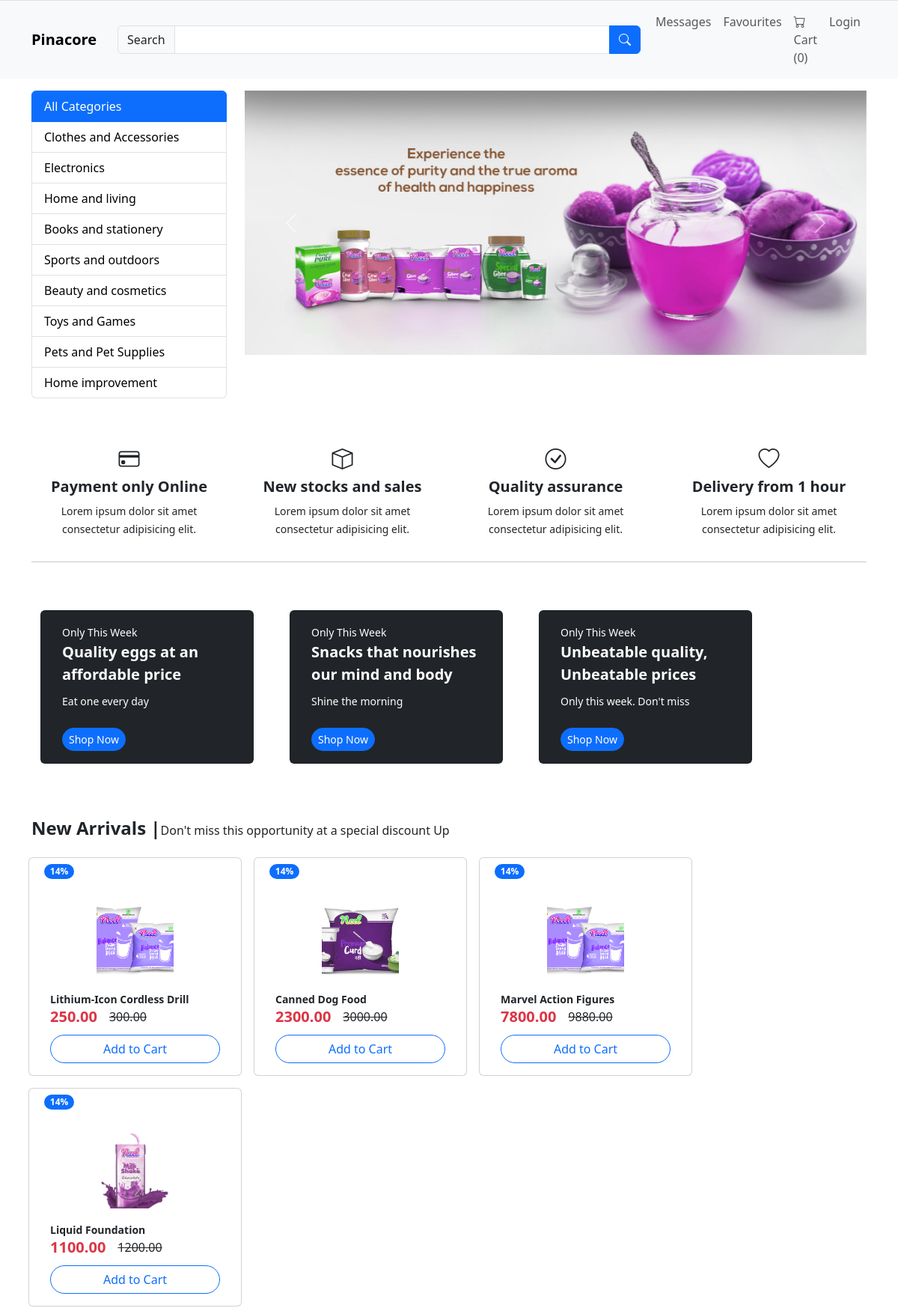
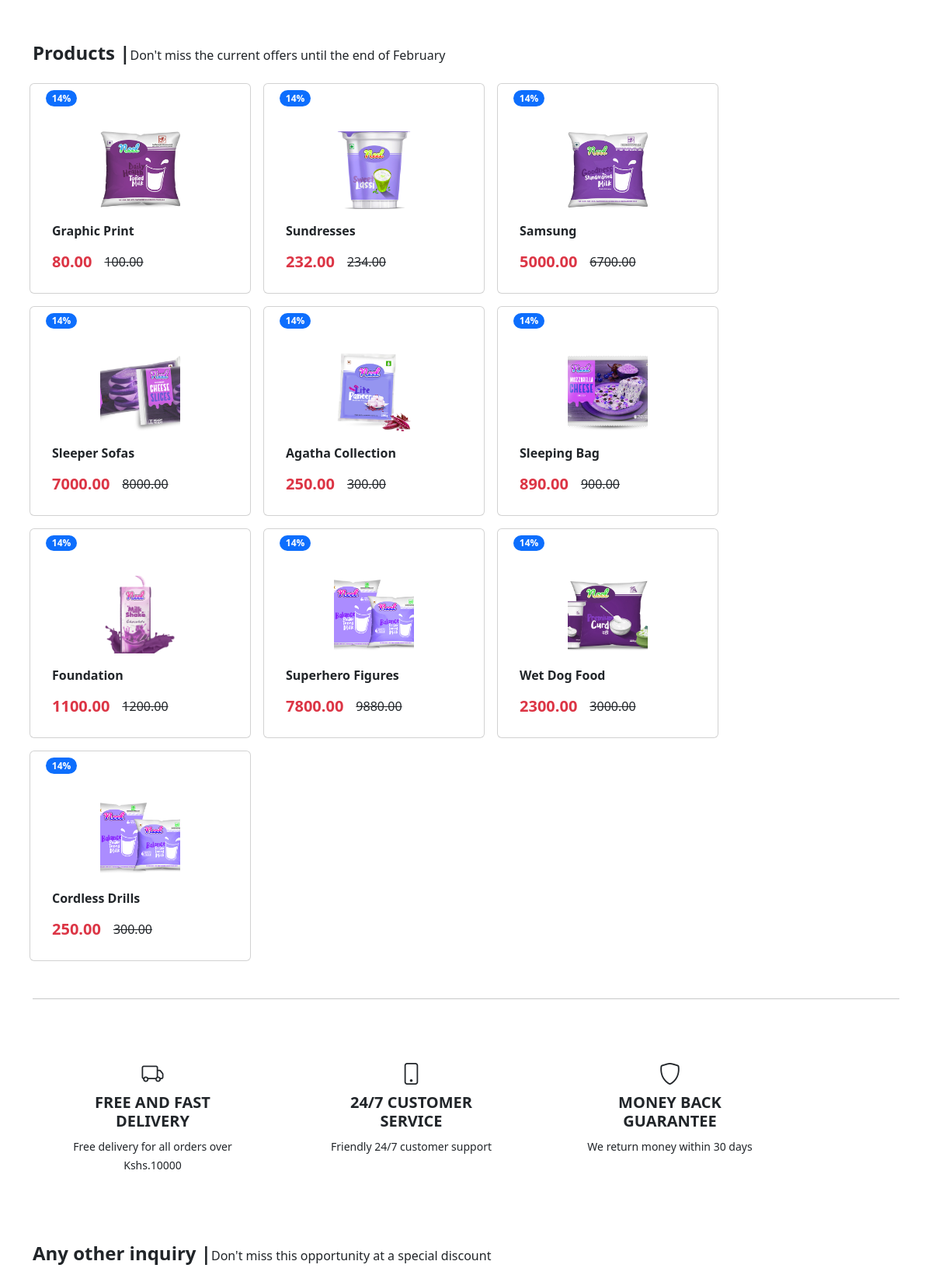
The page / (upper part) on the database its author committed (2 pictures, top to bottom).
### app/models.py (models this page shows, shortened)
class Product(models.Model):
    main_category = models.CharField(max_length=50, choices=MAIN_CATEGORY_CHOICES, null=True)
    sub_category = models.CharField(max_length=50, choices=SUB_CATEGROY_CHOICES, null=True)
    sub_type_category = models.CharField(max_length=50, choices=SUB_TYPE_CHOICES, null=True)
    name = models.CharField(max_length=50)
    description = models.TextField()
    price = models.DecimalField(max_digits=10, decimal_places=2)
    discounted_price = models.DecimalField(max_digits=10, decimal_places=2, null=True, blank=True)
    image = models.ImageField(upload_to='images/', null=True, blank=True)
    stock_quantity = models.PositiveIntegerField(default=0)
    brand = models.CharField(max_length=255, null=True, blank=True)
    size = models.CharField(max_length=50, choices=SIZES)
    color = models.CharField(max_length=50, null=True, blank=True)
    created_at = models.DateTimeField(auto_now_add=True)
    updated_at = models.DateTimeField(auto_now=True)

### app/views.py (the view)
# urls.py: path('', views.index, name='index'),
def index(request):
    q = request.GET.get('q') if request.GET.get('q') != None else ''
    form = RequestForm()
    main_category = Product.objects.values('main_category').distinct()
    new_arrivals = Product.objects.order_by('-created_at', '-updated_at')
    product = Product.objects.all()
    return render(request, "app/index.html", locals())

### app/forms.py
class RequestForm(forms.Form):
    item = forms.CharField(label="Item",widget=forms.TextInput(attrs={'class':'form-control'}))
    item_desc = forms.CharField(label="Description",widget=forms.TextInput(attrs={'class':'form-control'}))
    quantity = forms.IntegerField(label="Quantity",widget=forms.TextInput(attrs={'class':'form-control'}))

### app/templates/app/index.html (shortened to what this page needs)
{% extends 'base.html' %}
{% load static %}
{% block content %}
<div class="container mt-3">
    <div class="row">
        <div class="col-md-3 col">
            <ul class="list-group">
                <li class="list-group-item active" aria-current="true">All Categories</li>
                {% for product in main_category %}
                <li class="list-group-item d-flex justify-content-between align-items-center">
                    <a href="{% url 'app:category' product.main_category %}"
                        style="color: black; text-decoration: none;">{{product.main_category}}</a>
                </li>
                {% endfor %}
            </ul>
        </div>
        <div class="col-md-9 h-100">
            {% include 'slideshow_component.html' %}
        </div>
    </div>
    <br><br>
    <div class="row">
        <div class="card borderless text-center col-md-3">
            <div class="card-body">
                <h3><i class="bi bi-credit-card"></i></h3>
                <h5 class="card-title fw-bold">Payment only Online</h5>
                <small class="card-text">Lorem ipsum dolor sit amet consectetur adipisicing elit. </small>
            </div>
        </div>
        <div class="card borderless text-center col-md-3">
            <div class="card-body">
                <h3><i class="bi bi-box"></i></h3>
                <h5 class="card-title fw-bold">New stocks and sales</h5>
                <small class="card-text">Lorem ipsum dolor sit amet consectetur adipisicing elit. </small>
            </div>
        </div>
        <div class="card borderless text-center col-md-3">
            <div class="card-body">
                <h3><i class="bi bi-check-circle"></i></h3>
                <h5 class="card-title fw-bold">Quality assurance</h5>
                <small class="card-text">Lorem ipsum dolor sit amet consectetur adipisicing elit. </small>
            </div>
        </div>
        <div class="card borderless text-center col-md-3 ">
            <div class="card-body">
                <h3><i class="bi bi-heart"></i></h3>
                <h5 class="card-title fw-bold">Delivery from 1 hour</h5>
                <small class="card-text">Lorem ipsum dolor sit amet consectetur adipisicing elit. </small>
            </div>
        </div>
    </div>
    <hr>
    <br>
    <div class="row center">
        <div class="card bg-dark text-white m-4 col-sm-11 col-md-3">
            <div class="card-body">
                <small class="card-text">Only This Week</small>
                <p class="card-title fs-5 fw-bold">Quality eggs at an <br>affordable price</p>
                <small class="card-text">Eat one every day</small><br><br>
                <a href="#" class="btn btn-sm btn-primary rounded-pill">Shop Now</a>
            </div>
        </div>
        <div class="card bg-dark text-white m-4 col-sm-11 col-md-3">
            <div class="card-body">
                <small class="card-text">Only This Week</small>
                <p class="card-title fs-5 fw-bold">Snacks that nourishes <br>our mind and body</p>
                <small class="card-text">Shine the morning</small><br><br>
                <a href="#" class="btn btn-sm btn-primary rounded-pill">Shop Now</a>
            </div>
        </div>
        <div class="card bg-dark text-white m-4 col-sm-11 col-md-3">
            <div class="card-body">
                <small class="card-text">Only This Week</small>
                <p class="card-title fs-5 fw-bold">Unbeatable quality, <br>Unbeatable prices</p>
                <small class="card-text">Only this week. Don't miss</small><br><br>
                <a href="#" class="btn btn-sm btn-primary rounded-pill">Shop Now</a>
            </div>
        </div>
    </div>
    <br><br>
    <span class="h4 fw-bold">New Arrivals |</span><span>Don't miss this opportunity at a special discount Up</span>
    <div class="row mt-3">
        {% for product in new_arrivals|slice:":4" %}
        <div class="card m-2 col-xs-5 col-sm-5 col-md-3 col-6">
            <span class="d-flex badge btn-sm bg-primary rounded-pill m-2" style="width: 40px;">14%</span><br>
            <div class="text-center">
                <img class="card-img-top card-img" src="{{product.image.url}}" alt="Card image cap">
            </div>
            <div class="card-body">
                <small class="card-text bold-text">{{product.brand}}</small>
                <div class="d-flex mb-1">
                    <span class="card-text text-danger h5 fw-bold">{{product.discounted_price}}</span>
                    <span class="card-text mx-3"><del>{{product.price}}</del></span>
                </div>
                <form action="{% url 'app:add_to_cart' %}" method="GET" class="d-inline">
                    <button type="submit" class="btn btn-outline-primary rounded-pill col-md-12">Add to Cart</button>
                </form>
            </div>
        </div>
        {% endfor %}
    </div>
    <br><br>
    <span class="h4 fw-bold">Products |</span><span>Don't miss the current offers until the end of February</span>
    <div class="row mt-3">
        {% for product in product%}
        <div class="card m-2 col-xs-4 col-sm-4 col-md-3 col-4">
            <span class="d-flex badge btn-sm bg-primary rounded-pill m-2" style="width: 40px;">14%</span><br>
            <div class="text-center">
                <img class="card-img-top card-img" src="{{product.image.url}}" alt="Card image cap">
            </div>
            <div class="card-body">
                <p class="card-text bold-text">{{product.name}}</p>
                <div class="d-flex mb-1">
                    <span class="card-text text-danger h5 fw-bold">{{product.discounted_price}}</span>
                    <span class="card-text mx-3"><del>{{product.price}}</del></span>
                </div>
            </div>
        </div>
        {% endfor %}
    </div>
    <br>
    <hr><br>
    <div class="row">
        <div class="card borderless text-center m-4 col-sm-11 col-md-3">
            <div class="card-body">
                <h3><i class="bi bi-truck"></i></h3>
                <h5 class="card-title fw-bold">FREE AND FAST DELIVERY</h5>
                <small class="card-text">Free delivery for all orders over Kshs.10000 </small>
            </div>
        </div>
        <div class="card borderless text-center m-4 col-sm-11 col-md-3">
            <div class="card-body">
                <h3><i class="bi bi-phone"></i></h3>
                <h5 class="card-title fw-bold">24/7 CUSTOMER SERVICE</h5>
                <small class="card-text">Friendly 24/7 customer support</small>
            </div>
        </div>
        <div class="card borderless text-center m-4 col-sm-11 col-md-3">
            <div class="card-body">
                <h3><i class="bi bi-shield"></i></h3>
                <h5 class="card-title fw-bold">MONEY BACK GUARANTEE</h5>
                <small class="card-text">We return money within 30 days </small>
            </div>
        </div>
    </div>
    <br><br>
    <span class="h4 fw-bold">Any other inquiry |</span><span>Don't miss this opportunity at a special discount</span>
    <br><br>
    <br><br>
</div>
<br><br>
{% endblock content %}

### templates/base.html (style rules this page uses)
body { margin: 0; padding: 0; min-height: 100vh; display: flex; flex-direction: column; }
.container { flex: 1; }

### app/templates/app/index.html (style rules this page uses)
.bold-text { font-weight: 800; }
.card-img { width: 40%; height: 100px; object-fit: cover; }
.borderless { border: none; }

### rows shown on the page
Product: image (picture), brand "Lithium-Icon Cordless Drill", discounted_price "250.00", price "300.00", name "Cordless Drills"
Product: image (picture), brand "Canned Dog Food", discounted_price "2300.00", price "3000.00", name "Wet Dog Food"
Product: image (picture), brand "Marvel Action Figures", discounted_price "7800.00", price "9880.00", name "Superhero Figures"
Product: image (picture), brand "Liquid Foundation", discounted_price "1100.00", price "1200.00", name "Foundation"
Product: image (picture), name "Graphic Print", discounted_price "80.00", price "100.00"
Product: image (picture), name "Sundresses", discounted_price "232.00", price "234.00"
Product: image (picture), name "Samsung", discounted_price "5000.00", price "6700.00"
Product: image (picture), name "Sleeper Sofas", discounted_price "7000.00", price "8000.00"
Product: image (picture), name "Agatha Collection", discounted_price "250.00", price "300.00"
Product: image (picture), name "Sleeping Bag", discounted_price "890.00", price "900.00"

### other values the page prints
{{ product.main_category }} "Clothes and Accessories" "Electronics" "Home and living" "Books and stationery" "Sports and outdoors" "Beauty and cosmetics" "Toys and Games" "Pets and Pet Supplies" "Home improvement"
